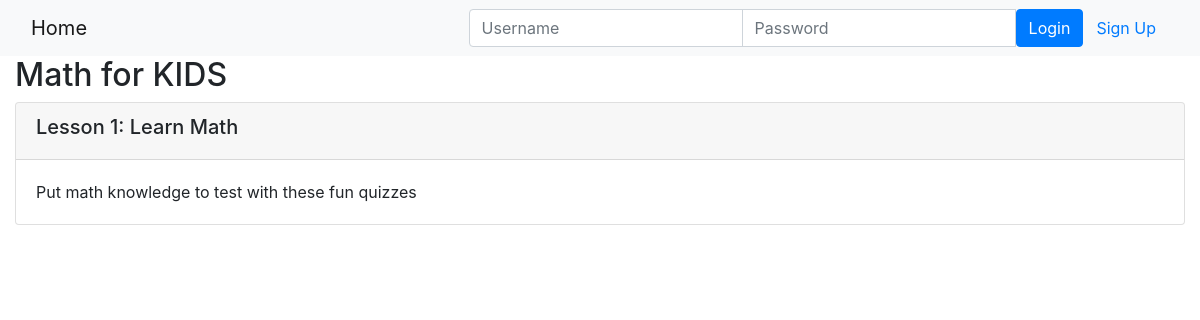
Page /onlinecourse/1/ on the committed database.
### onlinecourse/models.py (models this page shows, shortened)
class Course(models.Model):
    name = models.CharField(null=False, max_length=30, default='online course')
    image = models.ImageField(upload_to='course_images/')
    description = models.CharField(max_length=1000)
    pub_date = models.DateField(null=True)
    instructors = models.ManyToManyField(Instructor)
    users = models.ManyToManyField(settings.AUTH_USER_MODEL, through='Enrollment')
    total_enrollment = models.IntegerField(default=0)
    is_enrolled = False

class Lesson(models.Model):
    title = models.CharField(max_length=200, default="title")
    order = models.IntegerField(default=0)
    course = models.ForeignKey(Course, on_delete=models.CASCADE)
    content = models.TextField()

### onlinecourse/views.py (the view)
# urls.py: path('<int:pk>/', views.CourseDetailView.as_view(), name='course_details'),
class CourseDetailView(generic.DetailView):
    model = Course
    template_name = 'onlinecourse/course_detail_bootstrap.html'

### onlinecourse/templates/onlinecourse/course_detail_bootstrap.html (shortened to what this page needs)
<!DOCTYPE html>
<html lang="en">
<head>
     {% load static %}
    <link rel="stylesheet" href="https://maxcdn.bootstrapcdn.com/bootstrap/4.5.2/css/bootstrap.min.css">
</head>
<body>
    <nav class="navbar navbar-light bg-light">
        <div class="container-fluid">
            <div class="navbar-header">
                  <a class="navbar-brand" href="{% url 'onlinecourse:index' %}">Home</a>
            </div>
            <ul class="nav navbar-nav navbar-right">
                {% if user.is_authenticated %}
                <li>
                    <a class="btn btn-link" href="#">{{ user.first_name }}({{ user.username }})</a>
                    <a class="btn btn-link" href="{% url 'onlinecourse:logout' %}">Logout</a>
                </li>
                {% else %}
                <li>
                    <form class="form-inline" action="{% url 'onlinecourse:login' %}" method="post">
                        <div class="input-group">
                            <input type="text" class="form-control" placeholder="Username" name="username" >
                            <input type="password" class="form-control" placeholder="Password" name="psw" >
                            <button class="btn btn-primary" type="submit">Login</button>
                            <a class="btn btn-link" href="{% url 'onlinecourse:registration' %}">Sign Up</a>
                        </div>
                    </form>
                </li>
                {% endif %}
            </ul>
        </div>
    </nav>
    <div class="container-fluid">
        <h2>{{ course.name }}</h2>
        <div class="card-columns-vertical">
            {% for lesson in course.lesson_set.all %}
                <div class="card mt-1">
                    <div class="card-header"><h5>Lesson {{lesson.order|add:1}}: {{lesson.title}}</h5></div>
                    <div class="card-body">
                        {{lesson.content}}
                        <br>
                    </div>
                </div>
            {% endfor %}
        </div>
    </div>
</body>
</html>

### rows in the picture
Course: name "Math for KIDS"
Lesson: order|add "1", title "Learn Math", content "Put math knowledge to test with these fun quizzes"
